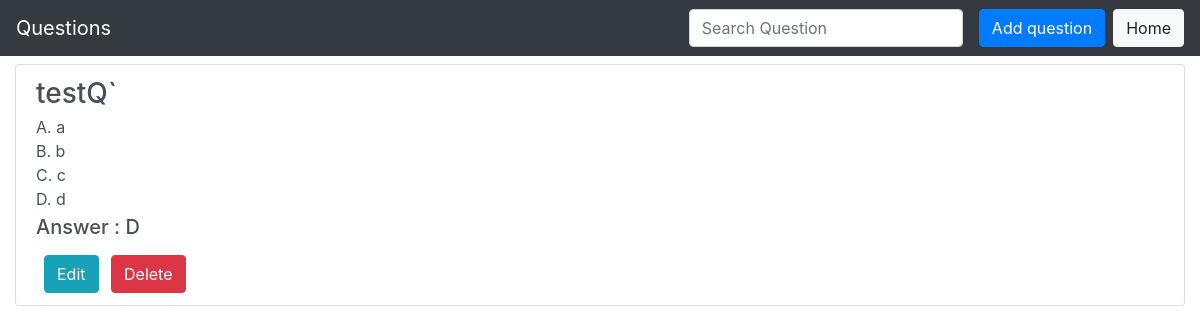
Page /prof/profusername/question/view_all_ques on the earlier database version.
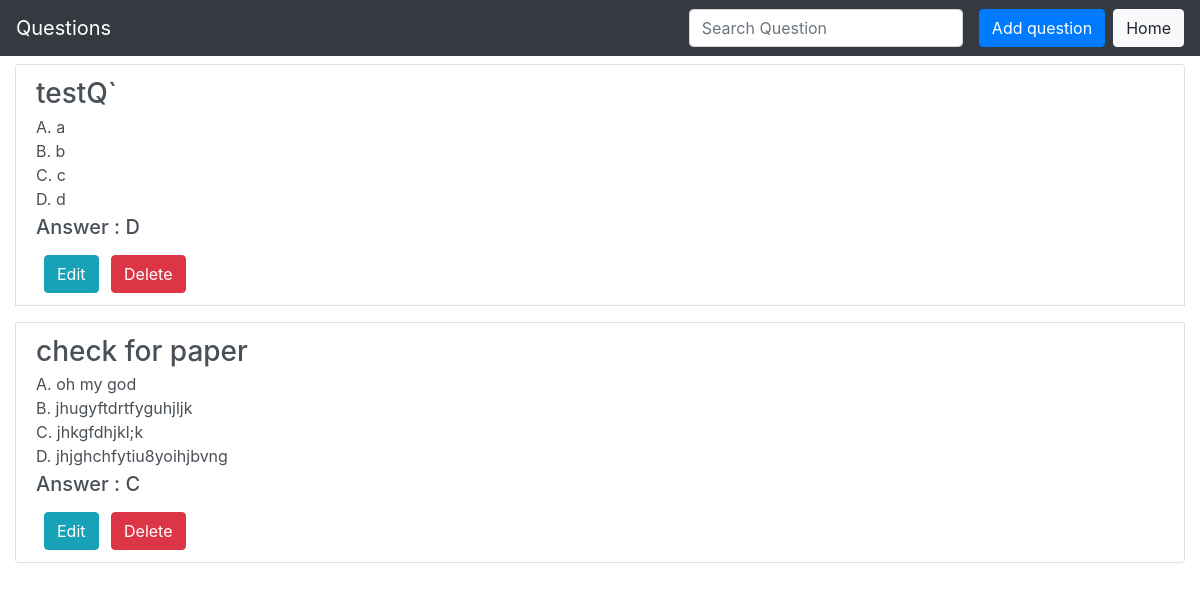
Same page on the later database version.
### main/models.py (models this page shows, shortened)
class Question_DB(models.Model):
    professor = models.ForeignKey(User, limit_choices_to={
                                  'groups__name': "Professor"}, on_delete=models.CASCADE, null=True, blank=True)
    qno = models.AutoField(primary_key=True)
    question = models.CharField(max_length=100)
    optionA = models.CharField(max_length=100)
    optionB = models.CharField(max_length=100)
    optionC = models.CharField(max_length=100)
    optionD = models.CharField(max_length=100)
    answer = models.CharField(max_length=200)

### prof/views.py (the view, shortened to what this page needs)
# urls.py: path('<str:prof_username>/question/view_all_ques', views.view_all_ques, name='view_all_ques'),
def view_all_ques(request, prof_username):
    prof = User.objects.get(username=prof_username)
    return render(request, 'prof/view_all_questions.html', {
        'question_db': Question_DB.objects.filter(professor=prof), 'prof': prof
    })

### prof/templates/prof/view_all_questions.html (shortened to what this page needs)
{% load static %}
<!DOCTYPE html>
<html lang="en">
<head>
    <link rel="stylesheet" href="https://maxcdn.bootstrapcdn.com/bootstrap/4.2.1/css/bootstrap.min.css">
    <link rel="stylesheet" href="https://stackpath.bootstrapcdn.com/font-awesome/4.7.0/css/font-awesome.min.css">
</head>
<body>
    <nav class="navbar navbar-expand-lg navbar-dark bg-dark">
        <a class="navbar-brand" href="#">Questions</a>
        <div class="collapse navbar-collapse" id="navbarSupportedContent">
            <ul class="navbar-nav mr-auto">
                <li class="nav-item active">
                    <a class="nav-link" href="#"><span class="sr-only">(current)</span></a>
                </li>
            </ul>
            <form class="form-inline my-2 my-lg-0">
                <input id='searchQuestion' class="form-control mr-sm-2" type="search" placeholder="Search Question"
                    aria-label="Search">
            </form>
            <a class="btn btn-primary mx-2" href="{% url 'prof:add_question' prof.username %}">Add question</a><br>
            <a class="btn btn-light" href="{% url 'prof:index' prof.username %}">Home</a>
        </div>
    </nav>
    <div class="container-fluid">
        <div class="list-group">
            {% for ques in question_db %}
            <div class="list-group-item list-group-item-action flex-column align-items-start my-2">
                <div class="d-flex w-100 justify-content-between">
                    <h3 class="mb-1">{{ ques.question }}</h3>
                </div>
                <p class="mb-1">
                    A. {{ques.optionA}}<br>
                    B. {{ques.optionB}}<br>
                    C. {{ques.optionC}}<br>
                    D. {{ques.optionD}}<br>
                    <h5>Answer : {{ques.answer}}</h5>
                </p>
                <form method="POST">
                    <a class="btn btn-info mx-2" href="{% url 'prof:edit_question' prof.username ques.qno %}">Edit</a>
                    <input class="btn btn-danger" type="submit"
                        onclick="return confirm('Are you sure you want to delete this question?')" value="Delete">
                </form>
            </div>
            {% empty %}
            <h3>No Questions available</h3>
            {% endfor %}
        </div>
    </div>
</body>
</html>

Differences in the rows shown:
added Question_DB: question "check for paper", optionA "oh my god", optionB "jhugyftdrtfyguhjljk", optionC "jhkgfdhjkl;k", optionD "jhjghchfytiu8yoihjbvng", answer "C"
